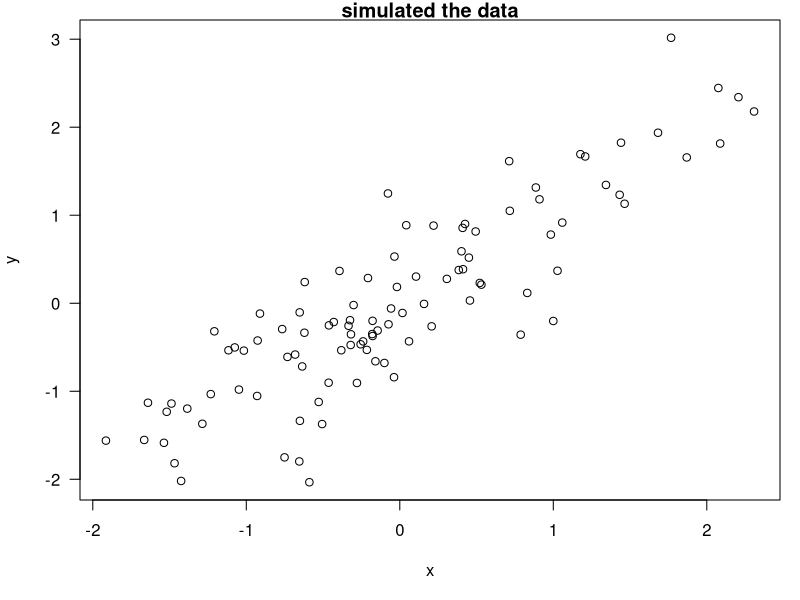

Recreate this plot in R.
## ---- chunk 1
set.seed(1)
x <- rnorm(100)
mean(x)
## ---- chunk 2
time <- format(Sys.time(), "%a %b %d %X %Y")
rand <- rnorm(1)
## ---- chunk 3
x <- rnorm(100); y <- x + rnorm(100, sd= 0.5)
## ---- chunk 4
par(mar = c(5, 4, 1, 1), las = 1)
plot(x, y, main = "simulated the data")
